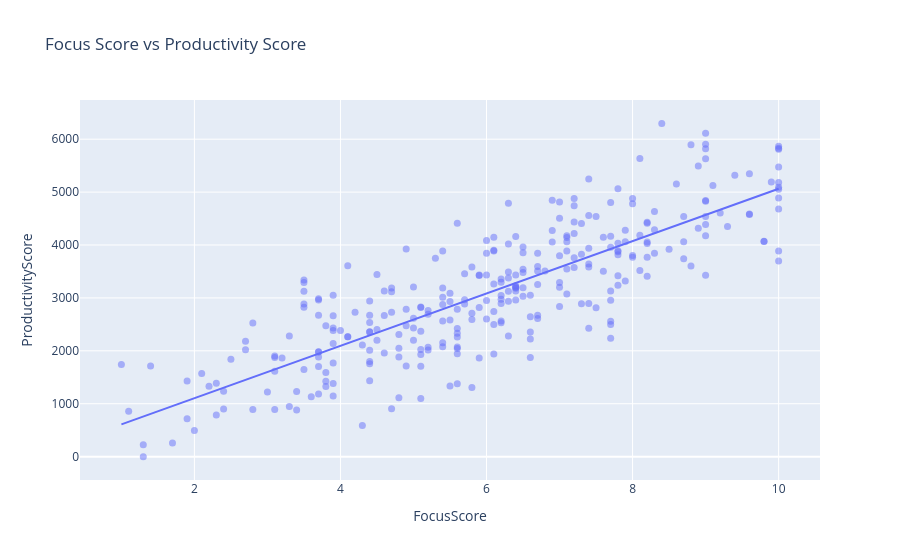

The cell this chart's notebook holds for it:
### Code cell
fig = px.scatter(
    df,
    x="FocusScore",
    y="ProductivityScore",
    trendline="ols",
    title="Focus Score vs Productivity Score",
    opacity=0.5
)
fig.update_traces(marker=dict(size=7))
fig.show()

### Figure 1 — Plotly figure (JSON) as saved in the notebook; plotly's stock layout.template omitted (floating-point values rounded to 4 significant figures; data arrays with more than 128 entries replaced by an {"elided": "..."} marker saying what was removed)
{"data": [{"hovertemplate": "FocusScore=%{x}<br>ProductivityScore=%{y}<extra></extra>", "legendgroup": "", "marker": {"color": "#636efa", "opacity": 0.5, "size": 7, "symbol": "circle"}, "mode": "markers", "name": "", "orientation": "v", "showlegend": false, "type": "scatter", "x": {"elided": "300 float values"}, "xaxis": "x", "y": {"elided": "300 float values"}, "yaxis": "y"}, {"hovertemplate": "<b>OLS trendline</b><br>ProductivityScore = 494.932 * FocusScore + 114.381<br>R<sup>2</sup>=0.677696<br><br>FocusScore=%{x}<br>ProductivityScore=%{y} <b>(trend)</b><extra></extra>", "legendgroup": "", "marker": {"color": "#636efa", "size": 7, "symbol": "circle"}, "mode": "lines", "name": "", "showlegend": false, "type": "scatter", "x": {"elided": "300 float values"}, "xaxis": "x", "y": {"elided": "300 float values"}, "yaxis": "y"}], "layout": {"autosize": true, "legend": {"tracegroupgap": 0}, "title": {"text": "Focus Score vs Productivity Score"}, "xaxis": {"anchor": "y", "autorange": true, "domain": [0, 1], "range": [0.4384, 10.56], "title": {"text": "FocusScore"}, "type": "linear"}, "yaxis": {"anchor": "x", "autorange": true, "domain": [0, 1], "range": [-549.8, 6849.0], "title": {"text": "ProductivityScore"}, "type": "linear"}}}
